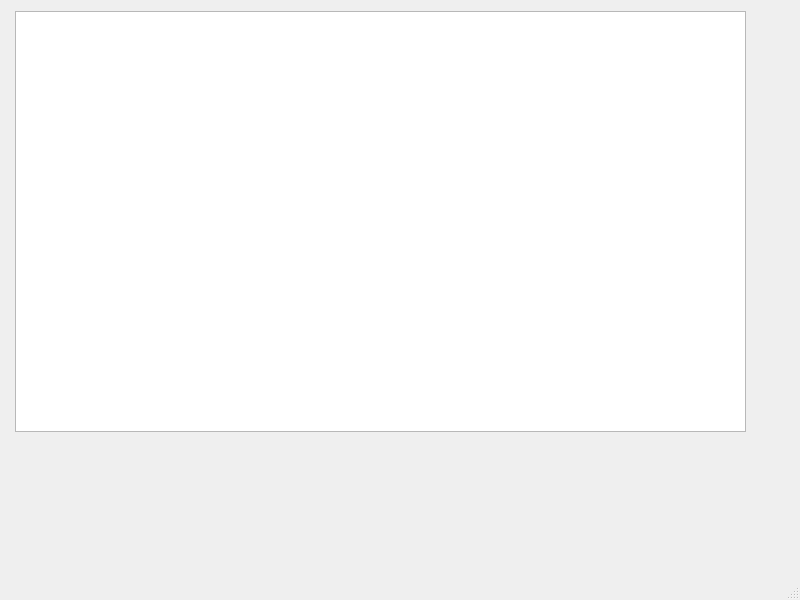
<?xml version="1.0" encoding="UTF-8"?>
<ui version="4.0">
 <class>MainWindow</class>
 <widget class="QMainWindow" name="MainWindow">
  <property name="geometry">
   <rect>
    <x>0</x>
    <y>0</y>
    <width>800</width>
    <height>600</height>
   </rect>
  </property>
  <property name="windowTitle">
   <string>MainWindow</string>
  </property>
  <widget class="QWidget" name="centralwidget">
   <widget class="QGraphicsView" name="graphicsView">
    <property name="geometry">
     <rect>
      <x>15</x>
      <y>11</y>
      <width>731</width>
      <height>421</height>
     </rect>
    </property>
   </widget>
  </widget>
  <widget class="QMenuBar" name="menubar">
   <property name="geometry">
    <rect>
     <x>0</x>
     <y>0</y>
     <width>800</width>
     <height>20</height>
    </rect>
   </property>
  </widget>
  <widget class="QStatusBar" name="statusbar"/>
 </widget>
 <resources/>
 <connections/>
</ui>
